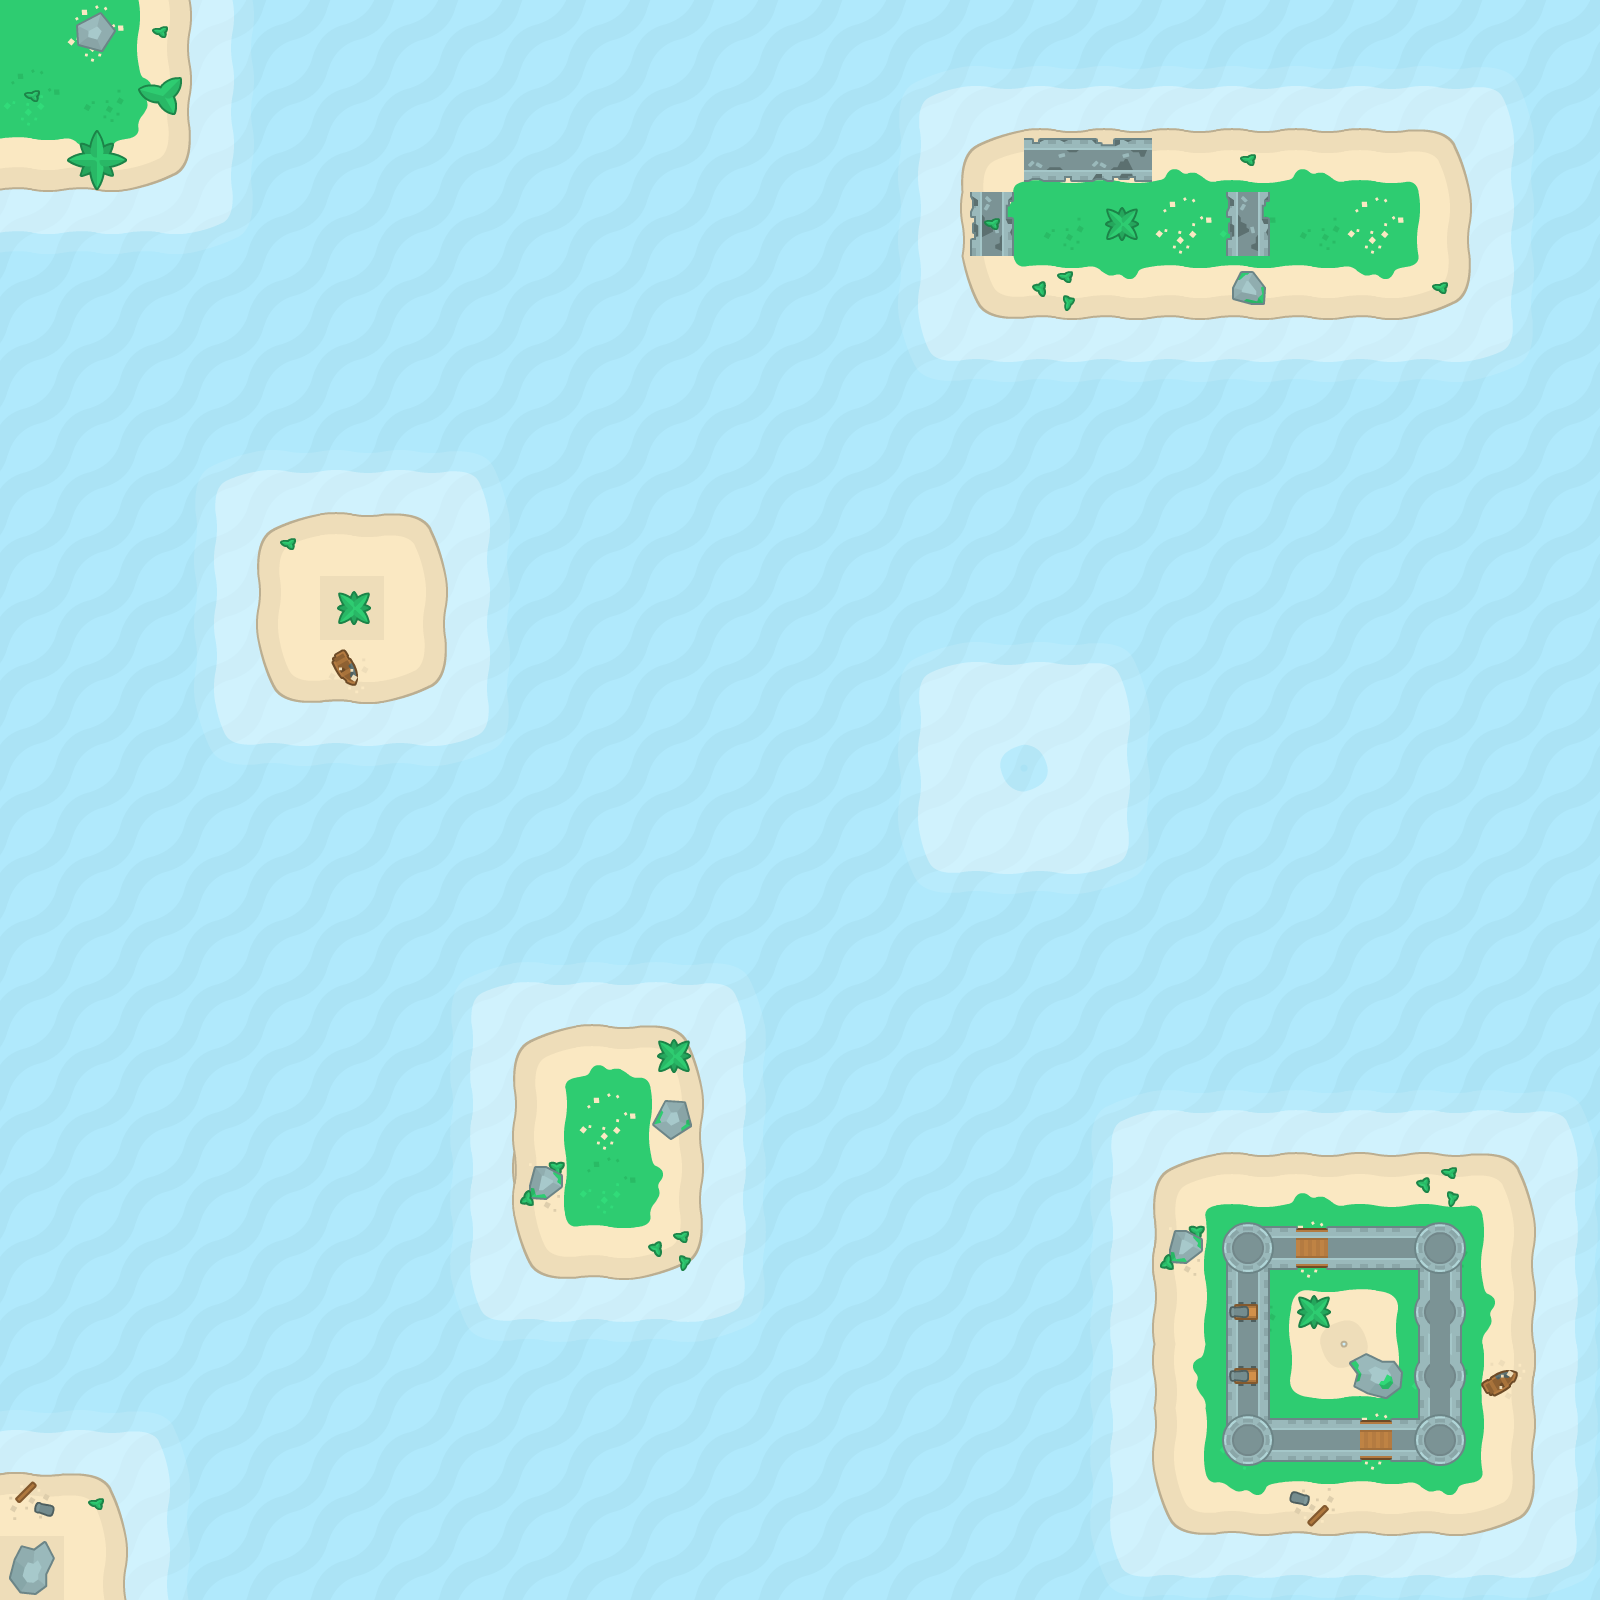

This game map was drawn from its Tiled (.tmx) file and the tilesets committed beside it. A one-line description and the trimmed map source follow:
An orthogonal 25x25 tile map with 64x64 px tiles, 5 tile layers (Sea, Shallows, Land, Castles, ...), 2 tilesets and 8 objects (6x Enemy, Player, Boss).

<map version="1.0" tiledversion="1.1.6" orientation="orthogonal" renderorder="right-down" width="25" height="25" tilewidth="64" tileheight="64" infinite="0" nextobjectid="11">
 <tileset firstgid="1" name="PirateTiles" tilewidth="64" tileheight="64" tilecount="96" columns="16">
  <image source="Tilesheet/tiles_sheet.png" trans="010101" width="1024" height="384" />
  <tile id="0">
   <properties>
    <property name="Collision" type="bool" value="true" />
   </properties>
  </tile>
  <tile id="1">
   <properties>
    <property name="Collision" type="bool" value="true" />
   </properties>
  </tile>
  <tile id="2">
   <properties>
    <property name="Collision" type="bool" value="true" />
   </properties>
  </tile>
  <tile id="3">
   <properties>
    <property name="Collision" type="bool" value="true" />
   </properties>
  </tile>
  <tile id="4">
   <properties>
    <property name="Collision" type="bool" value="true" />
   </properties>
  </tile>
  <tile id="5">
   <properties>
    <property name="Collision" type="bool" value="true" />
   </properties>
  </tile>
  <tile id="6">
   <properties>
    <property name="Collision" type="bool" value="true" />
   </properties>
  </tile>
  <tile id="7">
   <properties>
    <property name="Collision" type="bool" value="true" />
   </properties>
  </tile>
  <tile id="8">
   <properties>
    <property name="Collision" type="bool" value="true" />
   </properties>
  </tile>
  <tile id="9">
   <properties>
    <property name="Drag" type="bool" value="true" />
   </properties>
  </tile>
  <tile id="10">
   <properties>
    <property name="Drag" type="bool" value="true" />
   </properties>
  </tile>
  <tile id="11">
   <properties>
    <property name="Drag" type="bool" value="true" />
   </properties>
  </tile>
  <tile id="16">
   <properties>
    <property name="Collision" type="bool" value="true" />
   </properties>
  </tile>
  <tile id="17">
   <properties>
    <property name="Collision" type="bool" value="true" />
   </properties>
  </tile>
  <tile id="18">
   <properties>
    <property name="Collision" type="bool" value="true" />
   </properties>
  </tile>
  <tile id="19">
   <properties>
    <property name="Collision" type="bool" value="true" />
   </properties>
  </tile>
  <tile id="20">
   <properties>
    <property name="Collision" type="bool" value="true" />
   </properties>
  </tile>
  <tile id="21">
   <properties>
    <property name="Collision" type="bool" value="true" />
   </properties>
  </tile>
  <tile id="22">
   <properties>
    <property name="Collision" type="bool" value="true" />
   </properties>
  </tile>
  <tile id="23">
   <properties>
    <property name="Collision" type="bool" value="true" />
   </properties>
  </tile>
  <tile id="24">
   <properties>
    <property name="Collision" type="bool" value="true" />
   </properties>
  </tile>
  <tile id="25">
   <properties>
    <property name="Drag" type="bool" value="true" />
   </properties>
  </tile>
  <tile id="26">
   <properties>
    <property name="Drag" type="bool" value="true" />
   </properties>
  </tile>
  <tile id="27">
   <properties>
    <property name="Drag" type="bool" value="true" />
   </properties>
  </tile>
  <tile id="32">
   <properties>
    <property name="Collision" type="bool" value="true" />
   </properties>
  </tile>
  <tile id="33">
   <properties>
    <property name="Collision" type="bool" value="true" />
   </properties>
  </tile>
  <tile id="34">
   <properties>
    <property name="Collision" type="bool" value="true" />
   </properties>
  </tile>
  <tile id="35">
   <properties>
    <property name="Collision" type="bool" value="true" />
   </properties>
  </tile>
  <tile id="36">
   <properties>
    <property name="Collision" type="bool" value="true" />
   </properties>
  </tile>
  <tile id="37">
   <properties>
    <property name="Collision" type="bool" value="true" />
   </properties>
  </tile>
  <tile id="38">
   <properties>
    <property name="Collision" type="bool" value="true" />
   </properties>
  </tile>
  <tile id="39">
   <properties>
    <property name="Collision" type="bool" value="true" />
   </properties>
  </tile>
  <tile id="40">
   <properties>
    <property name="Collision" type="bool" value="true" />
   </properties>
  </tile>
  <tile id="41">
   <properties>
    <property name="Drag" type="bool" value="true" />
   </properties>
  </tile>
  <tile id="42">
   <properties>
    <property name="Drag" type="bool" value="true" />
   </properties>
  </tile>
  <tile id="43">
   <properties>
    <property name="Drag" type="bool" value="true" />
   </properties>
  </tile>
  <tile id="51">
   <properties>
    <property name="Collision" type="bool" value="true" />
   </properties>
  </tile>
  <tile id="52">
   <properties>
    <property name="Collision" type="bool" value="true" />
   </properties>
  </tile>
  <tile id="53">
   <properties>
    <property name="Collision" type="bool" value="true" />
   </properties>
  </tile>
  <tile id="54">
   <properties>
    <property name="Collision" type="bool" value="true" />
   </properties>
  </tile>
  <tile id="55">
   <properties>
    <property name="Collision" type="bool" value="true" />
   </properties>
  </tile>
  <tile id="56">
   <properties>
    <property name="Collision" type="bool" value="true" />
   </properties>
  </tile>
  <tile id="67">
   <properties>
    <property name="Collision" type="bool" value="true" />
   </properties>
  </tile>
  <tile id="68">
   <properties>
    <property name="Collision" type="bool" value="true" />
   </properties>
  </tile>
  <tile id="80">
   <properties>
    <property name="Collision" type="bool" value="true" />
   </properties>
  </tile>
  <tile id="81">
   <properties>
    <property name="Collision" type="bool" value="true" />
   </properties>
  </tile>
  <tile id="82">
   <properties>
    <property name="Collision" type="bool" value="true" />
   </properties>
  </tile>
  <tile id="83">
   <properties>
    <property name="Collision" type="bool" value="true" />
   </properties>
  </tile>
  <tile id="84">
   <properties>
    <property name="Collision" type="bool" value="true" />
   </properties>
  </tile>
  <tile id="85">
   <properties>
    <property name="Collision" type="bool" value="true" />
   </properties>
  </tile>
 </tileset>
 <tileset firstgid="97" name="tiles_sheet" tilewidth="64" tileheight="64" tilecount="96" columns="16">
  <image source="Tilesheet/tiles_sheet.png" width="1024" height="384" />
 </tileset>
 <layer name="Sea" width="25" height="25">
  <data>[625 cells, 625 non-empty, 1 distinct tile ids]</data>
 </layer>
 <layer name="Shallows" width="25" height="25">
  <data>[625 cells, 210 non-empty, 13 distinct tile ids]</data>
 </layer>
 <layer name="Land" width="25" height="25">
  <data>[625 cells, 94 non-empty, 29 distinct tile ids]</data>
 </layer>
 <layer name="Castles" width="25" height="25">
  <data>[625 cells, 16 non-empty, 11 distinct tile ids]</data>
 </layer>
 <layer name="Decorations" width="25" height="25">
  <data>[625 cells, 27 non-empty, 15 distinct tile ids]</data>
 </layer>
 <objectgroup name="Player">
  <object id="1" name="PlayerSpawn" type="Player" x="352" y="100">
   <point />
  </object>
 </objectgroup>
 <objectgroup name="Enemies">
  <object id="4" name="EnemySpawn" type="Enemy" x="1360" y="526.667" width="29.3333" height="32">
   <ellipse />
  </object>
  <object id="5" name="EnemySpawn" type="Enemy" x="910.667" y="1044" width="29.3333" height="32">
   <ellipse />
  </object>
  <object id="6" name="EnemySpawn" type="Enemy" x="82.6667" y="1234.67" width="29.3333" height="32">
   <ellipse />
  </object>
  <object id="7" name="EnemySpawn" type="Enemy" x="144" y="593.333" width="29.3333" height="32">
   <ellipse />
  </object>
  </objectgroup>
 <objectgroup name="BossEnemy">
  <!-- 1 objects omitted --></objectgroup>
</map>
<!-- 3 of 8 objects omitted -->
